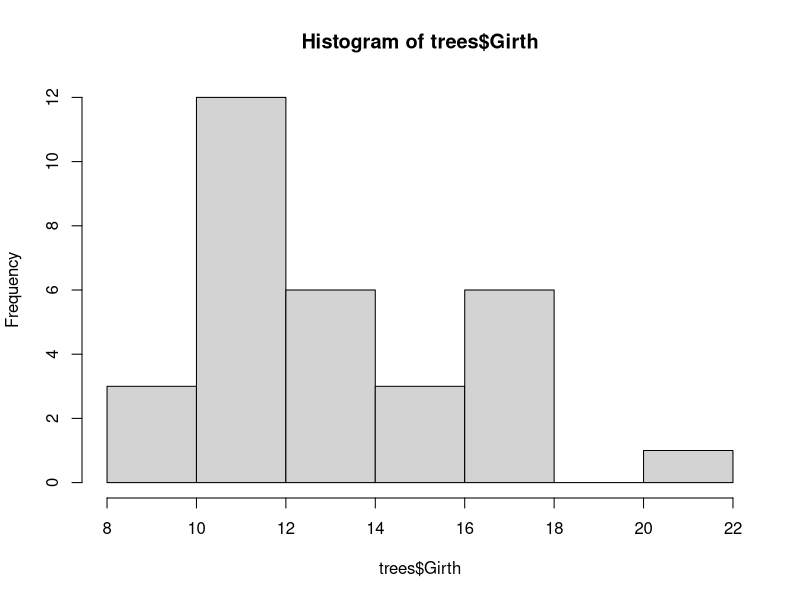
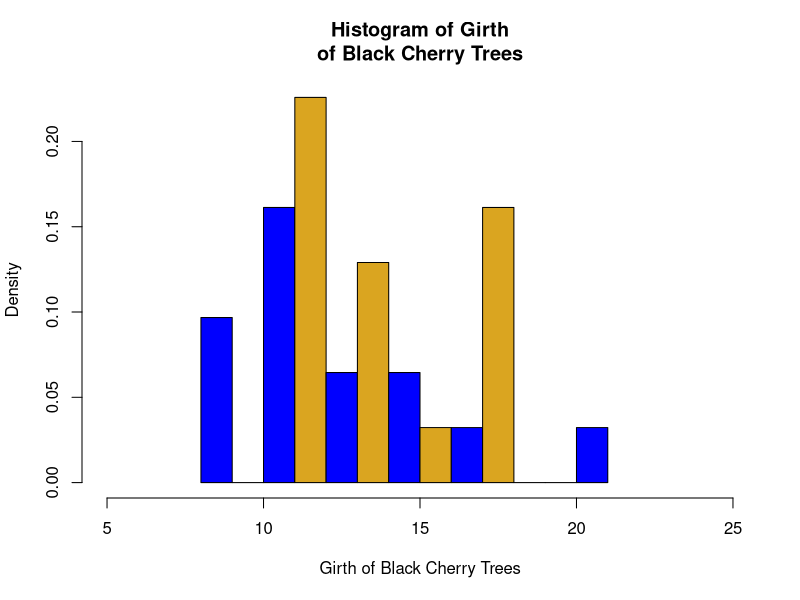
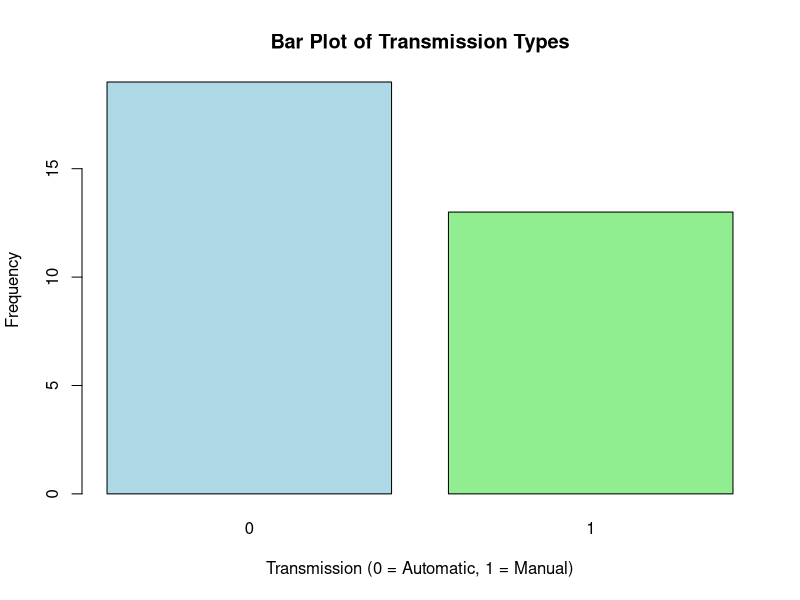
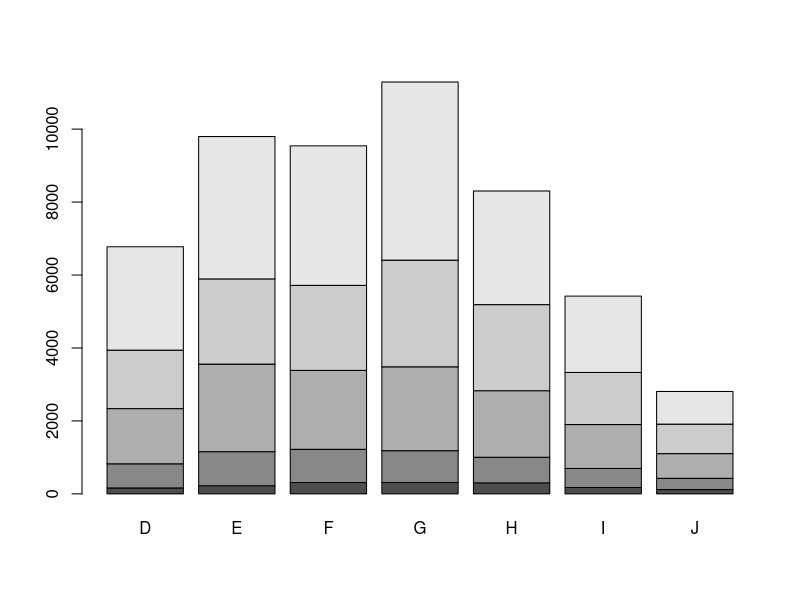
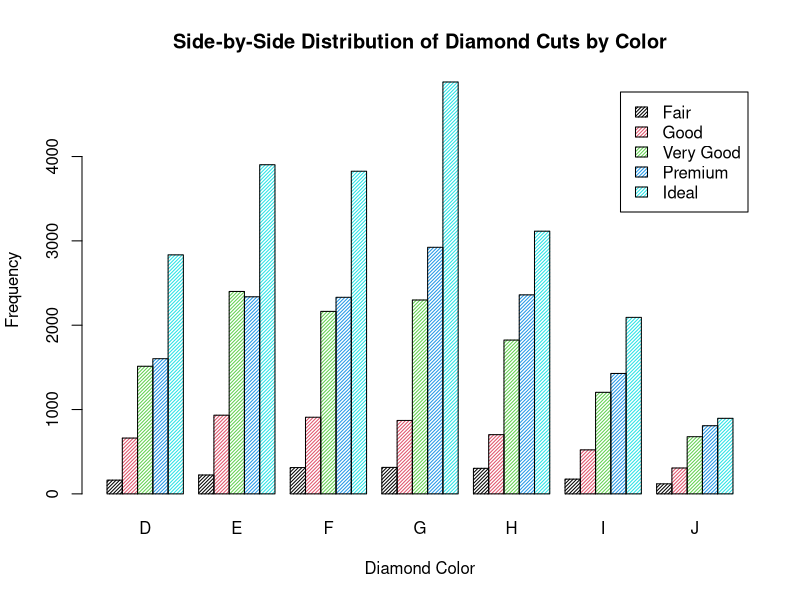

Generate these figures, in order, with R:
## ---- chunk 1
hist(trees$Girth)
## ---- chunk 2
hist(
  trees$Girth,
  breaks = 10,
  freq = FALSE,
  xlim = c(5, 25),
  col = c("blue", "goldenrod"),
  xlab = "Girth of Black Cherry Trees",
  main = "Histogram of Girth\nof Black Cherry Trees"
)

## ---- chunk 3
# Summarize the 'am' variable
transmission_freqs <- table(mtcars$am)
barplot(transmission_freqs,
        main = "Bar Plot of Transmission Types",
        xlab = "Transmission (0 = Automatic, 1 = Manual)",
        ylab = "Frequency",
        col = c("lightblue", "lightgreen"))

## ---- chunk 4
library(ggplot2) # Load ggplot2 package
data(diamonds) # Load diamonds data
diamonds_table <- with(diamonds, table(cut, color)) # Create two-way table of cut and color
barplot(diamonds_table)
## ---- chunk 5
barplot(diamonds_table,
        beside = TRUE,
        legend = TRUE,
        density = 40,
        col = 1:5,
        main = "Side-by-Side Distribution of Diamond Cuts by Color",
        xlab = "Diamond Color",
        ylab = "Frequency")
